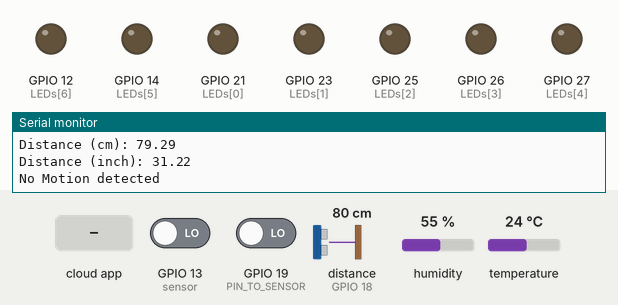
Recording of a sketch running on a simulated ESP8266 (NodeMCU). On the bench: output pins drawn as LEDs (lit = HIGH), the last lines printed to the serial monitor. Wiring (inferred from the names in the program): ultrasonic range finder: trigger GPIO 5; echo GPIO 18. The inputs (shaded band) are chosen by the test bench; at power-on: GPIO 13 (sensor) LOW, GPIO 19 (PIN_TO_SENSOR) LOW, distance to the obstacle (sensor on GPIO 18) 80 cm, humidity 55 %, temperature 24 °C. The echo pulse lasts 58.3 µs per cm; WiFi joins after 1.5 s; servers stay silent unless stated; the Firebase database answers and starts empty; pins used as bus, display or sensor lines are not drawn.

Above: at 3.2 s.
3.3 s: the phone or cloud app sets numero to 1
At 7.3 s:
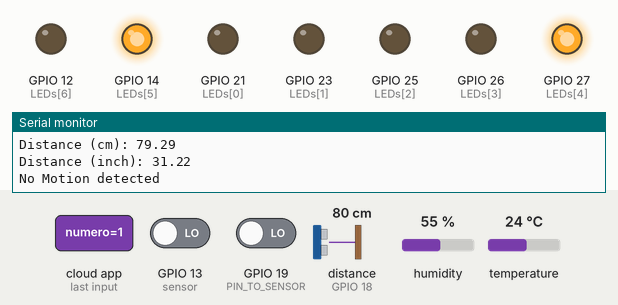
7.7 s: the phone or cloud app sets numero to 0
At 11.6 s:
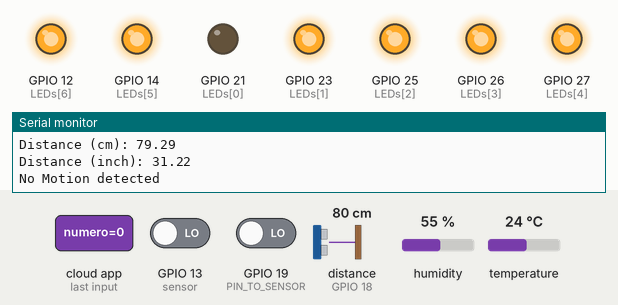
Timing chart, 0 to 13.1 s (numbered marks = the images above; inputs shaded):
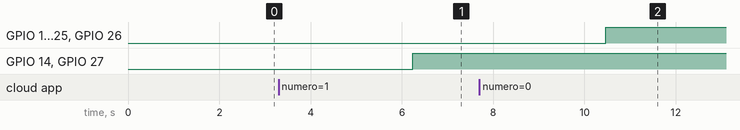

The sketch:

internetlocalnewlast.ino
```cpp
#include <Arduino.h>
#if defined(ESP32)
#include <WiFi.h>
#elif defined(ESP8266)
#include <ESP8266WiFi.h>
#endif
#include <Firebase_ESP_Client.h>


//Provide the token generation process info.
#include "addons/TokenHelper.h"
//Provide the RTDB payload printing info and other helper functions.
#include "addons/RTDBHelper.h"
#include "DHT.h"

#define DHTPIN 4
#define DHTTYPE DHT11
DHT dht(DHTPIN, DHTTYPE);

// Insert your network credentials
#define WIFI_SSID "e78cfe"
#define WIFI_PASSWORD "273974176"

// Insert Firebase project API Key
#define API_KEY "AIzaSyAYHUhONVse4aLsBPpbSN1URs8KxTNdNgQ"

// Insert RTDB URLefine the RTDB URL */
#define DATABASE_URL "https://pryecto1-b58cc-default-rtdb.firebaseio.com/"

//Define Firebase Data object
FirebaseData fbdo;
FirebaseAuth auth;
FirebaseConfig config;

unsigned long sendDataPrevMillis = 0;
int count = 0;
bool signupOK = false;

//---------------------------  Temperatura
float h;
float t;
float f;
float hif;
float hic;

//---------------------------   ultrasonico
const int trigPin = 5;
const int echoPin = 18;

//define sound speed in cm/uS
#define SOUND_SPEED 0.034
#define CM_TO_INCH 0.393701

long duration;
float distanceCm;
float distanceInch;

//------------------------ Movimiento
const int PIN_TO_SENSOR = 19; // GIOP19 pin connected to OUTPUT pin of sensor
int pinStateCurrent   = LOW;  // current state of pin
int pinStatePrevious  = LOW;  // previous state of pin
bool cond;

//----------------------- Flama
const int sensor = 13;
int pinStateCurrent2  = LOW;
bool advise;


int LEDs[] = {21,23,25,26,27,14,12};
//------------g  f  e   d  c  b a

//se declaran los arreglos que forman los dígitos
int zero[] = {0, 1, 1, 1, 1, 1, 1};   // cero
int one[] = {0, 0, 0, 0, 1, 1, 0};   // uno
int two[] = {1, 0, 1, 1, 0, 1, 1};   // dos
int three[] = {1, 0, 0, 1, 1, 1, 1};   // tres
int four[] = {1, 1, 0, 0, 1, 1, 0};   // cuatro
int five[] = {1, 1, 0, 1, 1, 0, 1};   // cinco
int six[] = {1, 1, 1, 1, 1, 0, 1};   // seis
int seven[] = {0, 0, 0, 0, 1, 1, 1};   // siete
int eight[] = {1, 1, 1, 1, 1, 1, 1}; // ocho
int nine[] = {1, 1, 0, 1, 1, 1, 1};   // nueve
int def[] = {1, 0, 0, 0, 0, 0, 0};   // nueve

String numero;
int num;


void setup(){

  Serial.begin(115200);
  WiFi.begin(WIFI_SSID, WIFI_PASSWORD);
  Serial.print("Connecting to Wi-Fi");

  while (WiFi.status() != WL_CONNECTED){
    Serial.print(".");
    delay(1000);
  }
  Serial.println();
  Serial.print("Connected with IP: ");
  Serial.println(WiFi.localIP());
  Serial.println();
  /* Assign the api key (required) */
  config.api_key = API_KEY;

  /* Assign the RTDB URL (required) */
  config.database_url = DATABASE_URL;

  /* Sign up */
  if (Firebase.signUp(&config, &auth, "", "")){
    Serial.println("ok");
    signupOK = true;
  }
  else{
    Serial.printf("%s\n", config.signer.signupError.message.c_str());
  }

  /* Assign the callback function for the long running token generation task */
  config.token_status_callback = tokenStatusCallback; //see addons/TokenHelper.h

  Firebase.begin(&config, &auth);
  Firebase.reconnectWiFi(true);

  Serial.println(F("DHTxx test!")); //------------ TEMPERATURA
  dht.begin();

  pinMode(sensor,INPUT);

  //---------------------------se inicializan los pines como salida
  for (int i = 0; i<7; i++) pinMode(LEDs[i], OUTPUT);
}

  void temperature() {
    h = dht.readHumidity();
    t = dht.readTemperature();
    f = dht.readTemperature(true);

    // Compute heat index in Fahrenheit (the default)
    hif = dht.computeHeatIndex(f, h);
    // Compute heat index in Celsius (isFahreheit = false)
    hic = dht.computeHeatIndex(t, h, false);
  }


//----------------------------------- ultrasonico ---------------------------------------------------------
  void ultrasonico(){

    pinMode(trigPin, OUTPUT); // Sets the trigPin as an Output
    pinMode(echoPin, INPUT); // Sets the echoPin as an Input}
    digitalWrite(trigPin, LOW); // Clears the trigPin
    delayMicroseconds(2);

    digitalWrite(trigPin, HIGH); // Sets the trigPin on HIGH state for 10 micro seconds
    delayMicroseconds(10);
    digitalWrite(trigPin, LOW);

    duration = pulseIn(echoPin, HIGH); // Reads the echoPin, returns the sound wave travel time in microseconds

    distanceCm = duration * SOUND_SPEED/2; // Calculate the distance
    distanceInch = distanceCm * CM_TO_INCH; // Convert to inches

    Serial.print("Distance (cm): "); // Prints the distance in the Serial Monitor  --- ULTRASONICO
    Serial.println(distanceCm);
    Serial.print("Distance (inch): ");
    Serial.println(distanceInch);
    delay(1000);
  }

//----------------------- MOVIMIENTO -------------------------------------------------

  void motion(){
    pinMode(PIN_TO_SENSOR, INPUT);      // set ESP32 pin to input mode to read value from OUTPUT pin of sensor
    //pinStatePrevious = pinStateCurrent;             // store old state
    pinStateCurrent = digitalRead(PIN_TO_SENSOR);   // read new state

    if(pinStateCurrent == HIGH) {
        // pin state change: LOW -> HIGH
        //cond = Serial.println(true);
        cond = true;
        Serial.print("Motion!");
        delay(1000);
        // TODO: turn on alarm, light or activate a device ... here
    }
    else if(pinStateCurrent == LOW){
        // pin state change: HIGH -> LOW
        //cond = Serial.println(false);
        cond = false;
        Serial.print("No Motion detected");
        delay(1000);         // TODO: turn off alarm, light or deactivate a device ... here
    }
  }

//----------------------------- FLAMA ----------------------------------------------------------

  void flame(){
    pinStateCurrent2 = digitalRead(sensor);   // read new state

    if (pinStateCurrent2 == HIGH){
      //advise = Serial.print("FIRE DETECTED!\n");
      advise = true;
      Serial.print("\nFire!");
      delay(1000);
    }
    else if (pinStateCurrent2 == LOW){
      //advise = Serial.println("FIRE NOT DETECTED");
      advise = false;
      Serial.print("\nNo Fire detected");
      delay(1000);
    }
  }


//función que despliega del 0 al 9
  void segment_display(unsigned char valor){
    switch(valor)
    {
        case 0:
                    for (int i = 0; i<7; i++) digitalWrite(LEDs[i], zero[i]);
                    break;
        case 1:
                    for (int i = 0; i<7; i++) digitalWrite(LEDs[i], one[i]);
                    break;
        case 2:
                    for (int i = 0; i<7; i++) digitalWrite(LEDs[i], two[i]);
                    break;
        case 3:
                    for (int i = 0; i<7; i++) digitalWrite(LEDs[i], three[i]);
                    break;
        case 4:
                    for (int i = 0; i<7; i++) digitalWrite(LEDs[i], four[i]);
                    break;
        case 5:
                    for (int i = 0; i<7; i++) digitalWrite(LEDs[i], five[i]);
                    break;
        case 6:
                    for (int i = 0; i<7; i++) digitalWrite(LEDs[i], six[i]);
                    break;
        case 7:
                    for (int i = 0; i<7; i++) digitalWrite(LEDs[i], seven[i]);
                    break;
        case 8:
                    for (int i = 0; i<7; i++) digitalWrite(LEDs[i], eight[i]);
                    break;
        case 9:
                    for (int i = 0; i<7; i++) digitalWrite(LEDs[i], nine[i]);
                    break;
        default:
                    for (int i = 0; i<7; i++) digitalWrite(LEDs[i], def[i]);
                    break;
    }
}


void loop() {

  temperature();
  ultrasonico();
  motion();
  flame();

  //----------------------------- FIREBASE---------------------------------------------------------------------
  if (Firebase.ready() && signupOK && (millis() - sendDataPrevMillis > 1000 || sendDataPrevMillis == 0)){
    sendDataPrevMillis = millis();

    if (Firebase.RTDB.setFloat(&fbdo, "test/humedad", h)){
      Serial.println("\n\nPASSED HUMIDITY");
    }
    else {
      Serial.println("FAILED HUMIDITY");
      Serial.println("REASON: " + fbdo.errorReason());
    }
    if (Firebase.RTDB.setFloat(&fbdo, "test/temperatura C", hic)){
      Serial.println("PASSED TEMP C");
    }
    else {
      Serial.println("FAILED TEMP C");
      Serial.println("REASON: " + fbdo.errorReason());
    }

    if (Firebase.RTDB.setFloat(&fbdo, "test/temperatura F", hif)){
      Serial.println("PASSED TEMP F");
    }
    else {
      Serial.println("FAILED TEMP F");
      Serial.println("REASON: " + fbdo.errorReason());
    }


//-------------------------ultrasonico
    if (Firebase.RTDB.setFloat(&fbdo, "test/distancia en cm", distanceCm)){
      Serial.println("PASSED DISTANCIA CM");
    }
    else {
      Serial.println("FAILED");
      Serial.println("REASON: " + fbdo.errorReason());
    }

    if (Firebase.RTDB.setFloat(&fbdo, "test/distancia en inch", distanceInch)){
      Serial.println("PASSED DISTANCIA INCH");
    }
    else {
      Serial.println("FAILED DISTANCE");
      Serial.println("REASON: " + fbdo.errorReason());
    }

    //------------------------------ Movimiento
    if (Firebase.RTDB.setBool(&fbdo, "test/Movimiento", cond)){
      Serial.println("PASSED MOTION");
    }
    else {
      Serial.println("FAILED MOTION");
      Serial.println("REASON: " + fbdo.errorReason());
    }

    //------------------------------ Flama

    if (Firebase.RTDB.setBool(&fbdo, "test/Flama", advise)){
      Serial.println("PASSED FLAME");
      Serial.print("\n");
    }
    else {
      Serial.println("FAILED FLAME");
      Serial.println("REASON: " + fbdo.errorReason());
    }

    if (Firebase.RTDB.getString(&fbdo, "/test/numero")){
      numero = fbdo.stringData();
      num = numero.toInt();
    }
      segment_display(num);
  }
}
```

Measured:
- after the input at 3.3 s, GPIO 12 (LEDs[6]), GPIO 23 (LEDs[1]), GPIO 25 (LEDs[2]), GPIO 26 (LEDs[3]): stays LOW (without the input it goes to HIGH after 2.9 s)
- after the input at 7.7 s, GPIO 12 (LEDs[6]), GPIO 23 (LEDs[1]), GPIO 25 (LEDs[2]), GPIO 26 (LEDs[3]): LOW → HIGH after 2.8 s
